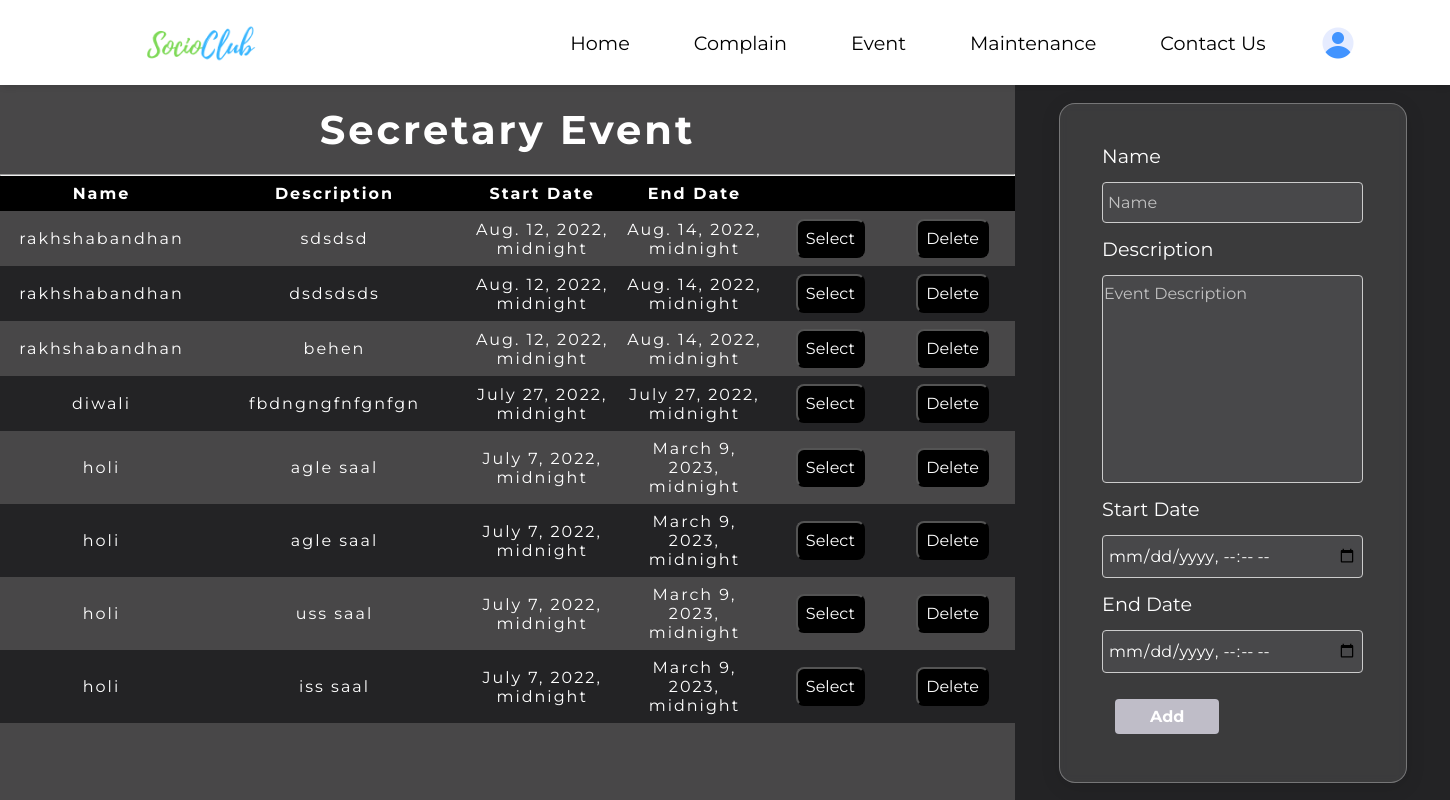
The page /sec_event/ (signed in) on the database its author committed.
### user_data/models.py (models this page shows, shortened)
class Event(models.Model):
    society_name = models.ForeignKey(Society, on_delete=models.CASCADE)
    event_name = models.CharField(max_length=100)
    event_description = models.TextField(max_length=500)
    event_start_date = models.DateTimeField()
    event_end_date = models.DateTimeField()

### SocioClub/views.py (the view, shortened to what this page needs)
# urls.py: path('sec_event/', views.sec_event , name = "sec_event"),
def sec_event(request):
    society_name = User_Detail.objects.get(user=request.user).society_name
    events = Event.objects.filter(society_name = society_name).order_by('-event_start_date')
    return render (request, "sec-event.html", {'events': events})

### templates/sec-event.html (shortened to what this page needs)
{% extends "base.html" %}
{% load static %}
{% url 'login' as login %}
{%block cssblock%}
<link rel="stylesheet" href="{% static 'css/sec-event.css'%}"> {%endblock%}
{% block mainblock %}
<div class="sec-container">
    <div class="sec-left">
        <h3>Secretary Event</h3>
        <hr>
        <div class="only-table-main">
            <table>
                <thead>
                    <tr>
                        <th class="name">Name</th>
                        <th class="desc">Description</th>
                        <th class="date">Start Date</th>
                        <th class="date">End Date</th>
                        <th></th>
                        <th></th>
                    </tr>
                </thead>
                <tbody>
                    {% for e in events %}
                    <tr>
                        <td class="name">{{e.event_name}}</td>
                        <td class="desc">{{e.event_description}}</td>
                        <td class="date">{{e.event_start_date}}</td>
                        <td class="date">{{e.event_end_date}}</td>
                        <td> <button class="select-btn"
                            onclick="select_event(
                                '{{e.id}}',
                                '{{e.event_name}}',
                                '{{e.event_description}}',
                                '{{e.event_start_date}}',
                                '{{e.event_end_date}}')">Select</button></td>
                        <td> <button onclick="del_event('{{e.id}}')" class="select-btn">Delete</button></td>
                    </tr>
                    {% endfor %}
                </tbody>
            </table>
        </div>
    </div>
    <div class="sec-right">
        <div class="sec-right-form">
            <form method="POST" action="{% url 'sec_event' %}" id="update_form">
                <label>Name</label>
                <input type="text" name="event_name" maxlength="100" id="event_name" placeholder="Name" required>
                <label>Description</label>
                <textarea id="event_description" name="event_description" rows="10" placeholder="Event Description" maxlength="500" required></textarea>
                <label>Start Date</label>
                <input type="datetime-local"  name="event_start_date" id="event_start_date">
                <label>End Date</label>
                <input type="datetime-local" name="event_end_date" id="event_end_date">
                <div class="add-update">
                    <input type="submit" value="Add">
                </div>
            </form>
        </div>
    </div>
</div>
{% endblock %}

### static/css/nav.css (style rules this page uses)
body { overflow: hidden; }

### static/css/sec-event.css (style rules this page uses)
* { margin: 0%; padding: 0%; box-sizing: border-box; font-family: 'Montserrat', sans-serif; color: white; }
body { height: 100vh; display: flex; flex-direction: column; }
.sec-container { background-color: #232325; display: flex; height: calc(100vh - 8vw); width: 100vw; flex: 1; }
.sec-left { width: 70%; background-color: #484748; }
.sec-right { width: 30%; display: flex; flex-direction: column; align-items: center; justify-content: center; }
.sec-right-form { width: 80%; display: flex; flex-direction: column; justify-content: center; align-items: center; background: rgba(255, 255, 255, 0.11); border-radius: 16px; box-shadow: 0 4px 20px rgba(0, 0, 0, 0.1); backdrop-filter: blur(4.6px); -webkit-backdrop-filter: blur(4.6px); border: 1px solid rgba(255, 255, 255, 0.3); }
.sec-right form { display: flex; flex-direction: column; margin: 1.5rem; width: 80%; padding: 0.5rem; }
.sec-right form label { font-size: 1.2rem; padding: 0.5rem 0; }
.sec-right .sec-right-form form input[type=datetime-local], input[type=text] { background-color: rgba(255, 255, 255, 0.07); border: 1px solid #ccc; border-radius: 4px; margin: 6px 0px; padding: 10px 5px; font-size: 1rem; }
.sec-right .sec-right-form form input[type=submit] { width: 40%; background-color: #bfbdc8; color: white; font-weight: bolder; padding: 0.5rem 1rem; border: none; margin: auto; margin-bottom: 1rem; border-radius: 4px; cursor: pointer; margin-top: 20px; transition: 0.5s ease; font-size: 1rem; }
.sec-left h3 { letter-spacing: 3px; padding: 20px; font-weight: bolder; font-size: 40px; text-align: center; }
table { border-collapse: collapse; width: 100%; font-family: 'Montserrat', sans-serif; }
.only-table-main { overflow-y: scroll; height: 80%; width: 100%; }
thead th { z-index: 2; position: sticky; top: 0; background-color: black; }
td, th { border: 2px soild red; text-align: center; padding: 8px; letter-spacing: 2px; }
tr:nth-child(even) { background-color: #232325; }
tbody { height: 60%; width: 100%; }
.select-btn { font-size: 1rem; padding: 0.5rem; background-color: black; color: white; border-radius: 0.5rem; cursor: pointer; }
textarea { border: 1px solid #ccc; resize: none; background-color: rgba(255,255,255,0.07); border-radius: 4px; margin: 6px 0px; padding: 8px 1px; color: white; font-size: 1rem; }
.desc { max-width: 20rem; word-wrap: break-word; }
.name { width: 20%; }
.date { width: 15%; }
.add-update { display: flex; justify-content: space-evenly; align-items: center; }
::placeholder { color: rgba(255, 255, 255, 0.664); }

### rows shown on the page
Event: event_name "rakhshabandhan", event_description "sdsdsd", event_start_date "Aug. 12, 2022, midnight", event_end_date "Aug. 14, 2022, midnight"
Event: event_name "rakhshabandhan", event_description "dsdsdsds", event_start_date "Aug. 12, 2022, midnight", event_end_date "Aug. 14, 2022, midnight"
Event: event_name "rakhshabandhan", event_description "behen", event_start_date "Aug. 12, 2022, midnight", event_end_date "Aug. 14, 2022, midnight"
Event: event_name "diwali", event_description "fbdngngfnfgnfgn", event_start_date "July 27, 2022, midnight", event_end_date "July 27, 2022, midnight"
Event: event_name "holi", event_description "agle saal", event_start_date "July 7, 2022, midnight", event_end_date "March 9, 2023, midnight"
Event: event_name "holi", event_description "agle saal", event_start_date "July 7, 2022, midnight", event_end_date "March 9, 2023, midnight"
Event: event_name "holi", event_description "uss saal", event_start_date "July 7, 2022, midnight", event_end_date "March 9, 2023, midnight"
Event: event_name "holi", event_description "iss saal", event_start_date "July 7, 2022, midnight", event_end_date "March 9, 2023, midnight"
